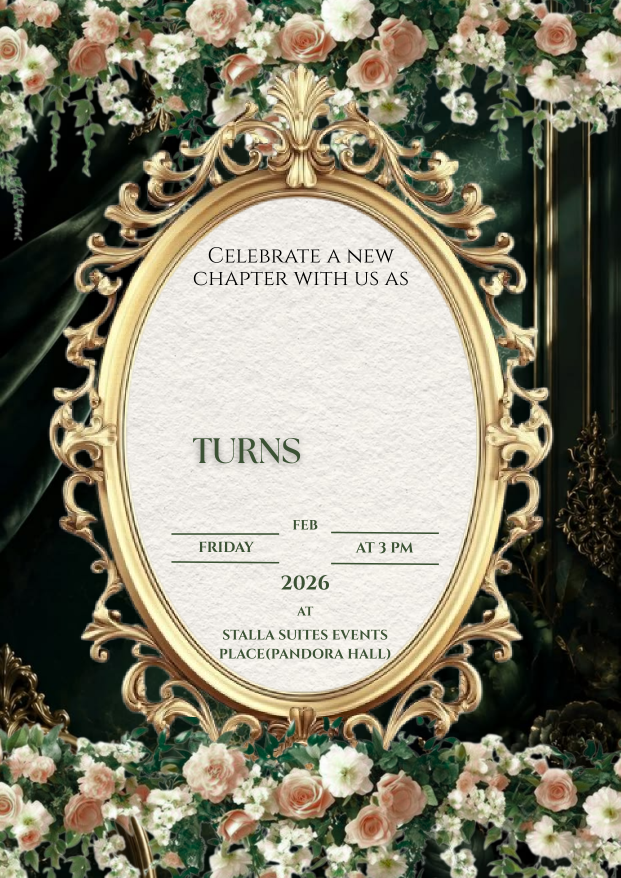
#> input picture scratch/test_removed_xobjs.png, 1241 x 1755 px, found by its file name (shown at 1/2 size)
$ python check_subcrops.py
#> lines starting #> are read from the running program, lines starting #| are printed output that depends on the picture
from PIL import Image

# Let's crop around Jennina (y=600..900, x=350..900) in test_removed_xobjs
test = Image.open('scratch/test_removed_xobjs.png')
#> test is the input picture: PIL image 1241x1755 RGB; mean R, G, B 133.8, 130.7, 112.4
jennina_crop = test.crop((350, 600, 900, 900))
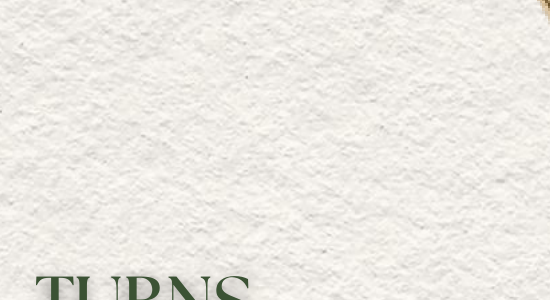
#> jennina_crop: PIL image 550x300 RGB; mean R, G, B 237.1, 234.3, 228.9
jennina_crop.save('scratch/test_jennina_area.png')

turns18_crop = test.crop((350, 850, 900, 1150))
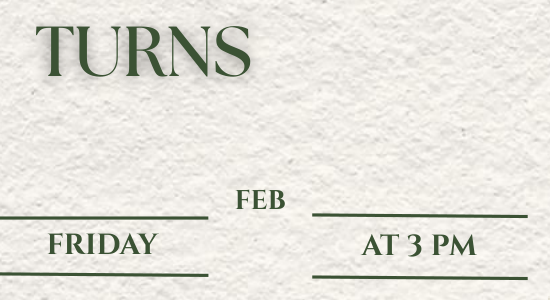
#> turns18_crop: PIL image 550x300 RGB; mean R, G, B 230.4, 228.6, 222.2
turns18_crop.save('scratch/test_turns18_area.png')

date_crop = test.crop((350, 1050, 900, 1250))
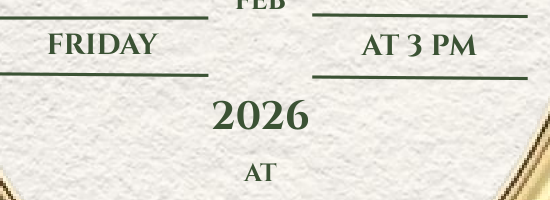
#> date_crop: PIL image 550x200 RGB; mean R, G, B 230.1, 228, 220.3
date_crop.save('scratch/test_date_area.png')

print("Crops saved!")
